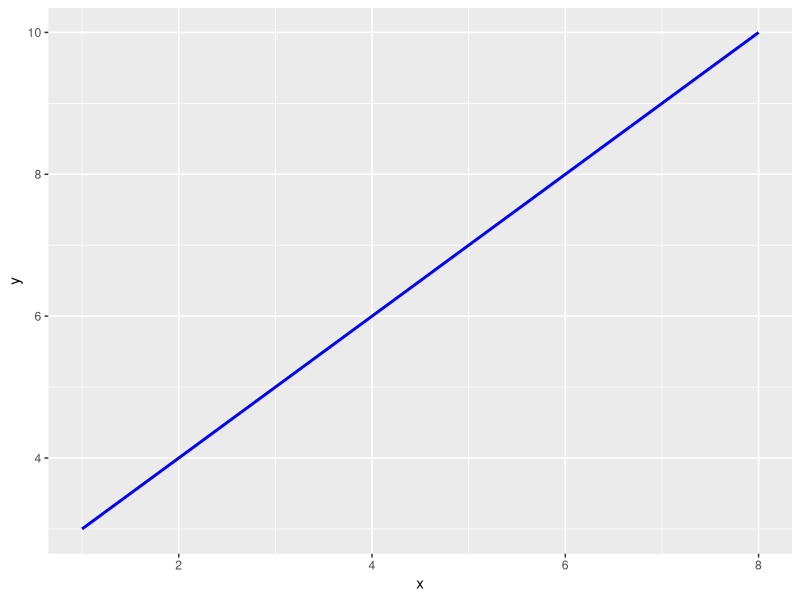

This chart was generated by the following R code:
#Graphing lines

x<-c(1,8)
y<-c(3,10)
dat<-data.frame(x,y)

library(ggplot2)
ggplot()+geom_line(data=dat,aes(x=x,y=y),size=1,color="blue")
